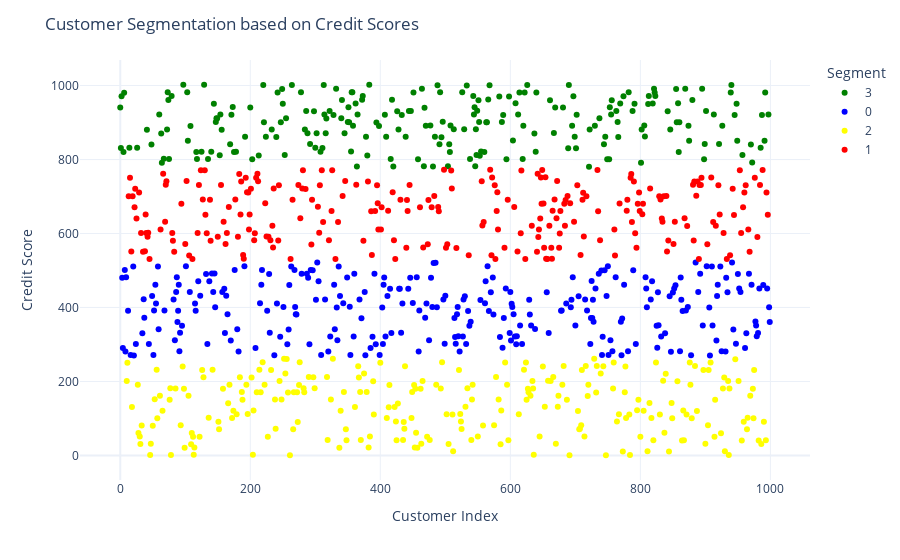

Source (notebook cell):
### Code cell
# VIsualize the segment using Plotly

fig = px.scatter (df, x=df.index, y= 'Credit Score', color = 'Segment',
                  color_discrete_sequence=['green', 'blue', 'yellow', 'red'])

fig.update_layout(
xaxis_title = 'Customer Index',
yaxis_title = 'Credit Score',
title = 'Customer Segmentation based on Credit Scores'
)

### Figure 1 — Plotly figure (JSON) as saved in the notebook; plotly's stock layout.template omitted (floating-point values rounded to 4 significant figures; data arrays with more than 128 entries replaced by an {"elided": "..."} marker saying what was removed)
{"data": [{"hovertemplate": "Segment=3<br>index=%{x}<br>Credit Score=%{y}<extra></extra>", "legendgroup": "3", "marker": {"color": "green", "symbol": "circle"}, "mode": "markers", "name": "3", "orientation": "v", "showlegend": true, "type": "scatter", "x": {"elided": "230 int values"}, "xaxis": "x", "y": {"elided": "230 float values"}, "yaxis": "y"}, {"hovertemplate": "Segment=0<br>index=%{x}<br>Credit Score=%{y}<extra></extra>", "legendgroup": "0", "marker": {"color": "blue", "symbol": "circle"}, "mode": "markers", "name": "0", "orientation": "v", "showlegend": true, "type": "scatter", "x": {"elided": "274 int values"}, "xaxis": "x", "y": {"elided": "274 float values"}, "yaxis": "y"}, {"hovertemplate": "Segment=2<br>index=%{x}<br>Credit Score=%{y}<extra></extra>", "legendgroup": "2", "marker": {"color": "yellow", "symbol": "circle"}, "mode": "markers", "name": "2", "orientation": "v", "showlegend": true, "type": "scatter", "x": {"elided": "250 int values"}, "xaxis": "x", "y": {"elided": "250 float values"}, "yaxis": "y"}, {"hovertemplate": "Segment=1<br>index=%{x}<br>Credit Score=%{y}<extra></extra>", "legendgroup": "1", "marker": {"color": "red", "symbol": "circle"}, "mode": "markers", "name": "1", "orientation": "v", "showlegend": true, "type": "scatter", "x": {"elided": "246 int values"}, "xaxis": "x", "y": {"elided": "246 float values"}, "yaxis": "y"}], "layout": {"legend": {"title": {"text": "Segment"}, "tracegroupgap": 0}, "margin": {"t": 60}, "title": {"text": "Customer Segmentation based on Credit Scores"}, "xaxis": {"anchor": "y", "domain": [0, 1], "title": {"text": "Customer Index"}}, "yaxis": {"anchor": "x", "domain": [0, 1], "title": {"text": "Credit Score"}}}}
